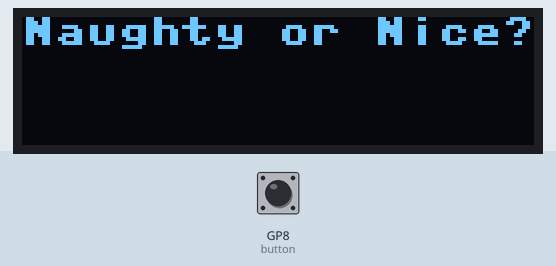
The program below on a simulated Raspberry Pi Pico running MicroPython. Parts: 128×32 one-colour display. The test bench sets the inputs (shaded band); at power-on: GP8 (button) LOW. The clock reads 2024-03-15 10:24:30 at power-on unless the program sets it; library files of the repository ran but are not shown: ssd1306.py.

Above: at 2.2 s.
2.3 s: GP8 (button) pulled HIGH for 0.15 s
At 3.1 s:
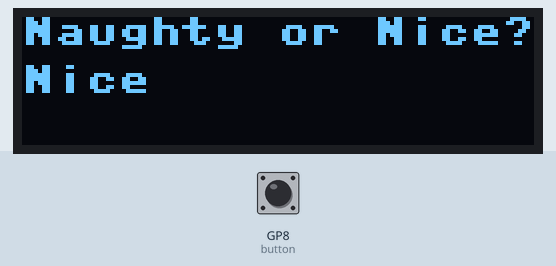
5.0 s: GP8 (button) pulled HIGH for 1 s
At 5.9 s:
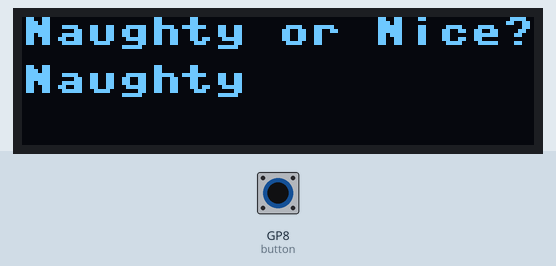
Timing chart, 0 to 8.0 s (numbered marks = the images above; inputs shaded):
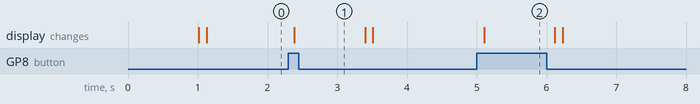

Measured:
- after the input at 2.3 s, the display: changes after 0.09 s (image 1)
- after the input at 5.0 s, the display: changes after 0.11 s (image 2)

The program:

Day_11c.py
```python
'''
Naughty-Nice button
'''

# Imports
from machine import Pin, I2C
from ssd1306 import SSD1306_I2C
import time

# Set up I2C and the pins we're using for it
i2c=I2C(0,sda=Pin(0), scl=Pin(1), freq=400000)

# Set up the button
button = Pin(8, Pin.IN, Pin.PULL_DOWN)

# Short delay to stop I2C falling over
time.sleep(1)

# Define the display and size (128x32)
display = SSD1306_I2C(128, 32, i2c)

# Clear the display first
display.fill(0)

# Set up variables
state = 0
behaviour = ""

while True:

    time.sleep(0.1)

    display.fill(0)
    display.text("Naughty or Nice?", 0, 0)
    display.show()

    if state == 0 and button.value() == 1:

        state = 1

        if time.time() % 2 == 0:
            behaviour = "Nice"
        else:
            behaviour = "Naughty"

        # write behaviour to OLED
        display.text(behaviour, 0, 12)
        display.show()

        time.sleep(1)
        display.fill(0) # clear display
        display.show()

    elif state == 1 and button.value() == 0:

        state = 0
```
